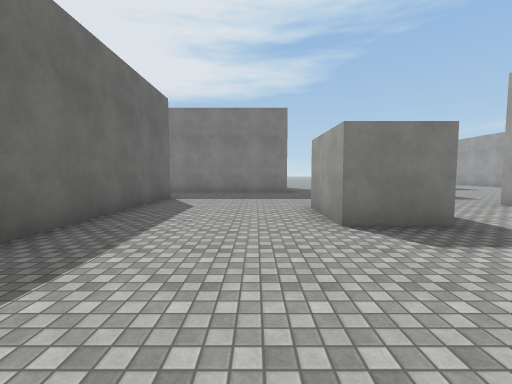
[1] (above)

23 first-person views from a walk through a scene from a Unity 3-D project. The camera is 1.5 m above the floor, tilts 4° down and sees 90° across. The floor is counted in squares, 2 m on a side. Each view is taken from the middle of a square. On the plan, view 1 faces up. The plan holds only what a view shows up to about 9 squares ahead; the rest is blank. The place goes on beyond the plan. Some animated figures are not drawn. Surface patterns are stand-ins for the level's own textures.

[2]
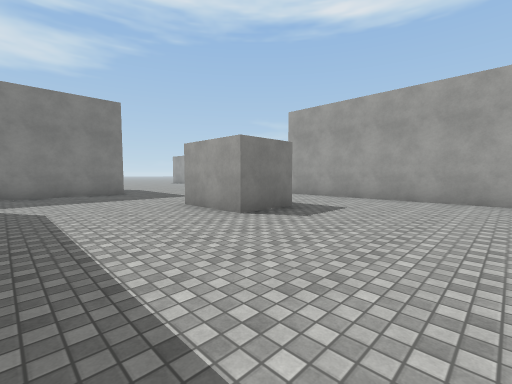

[3]
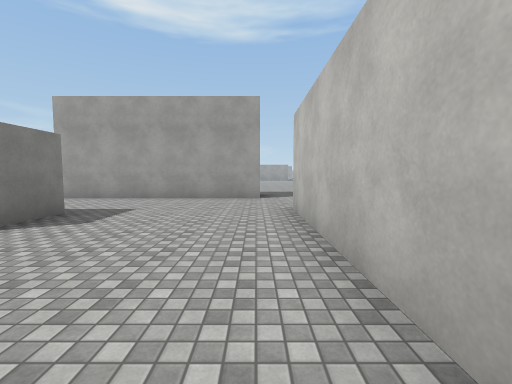

[4]
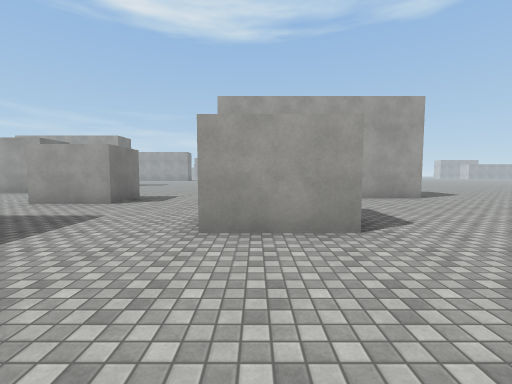

[5]
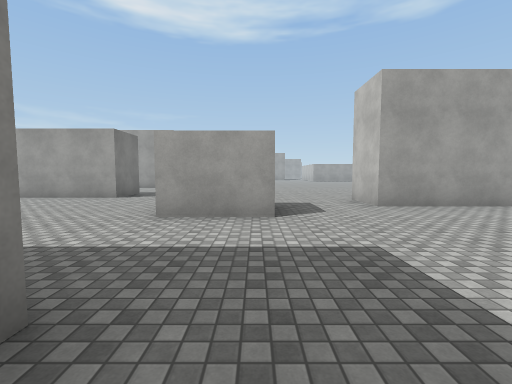

[6]
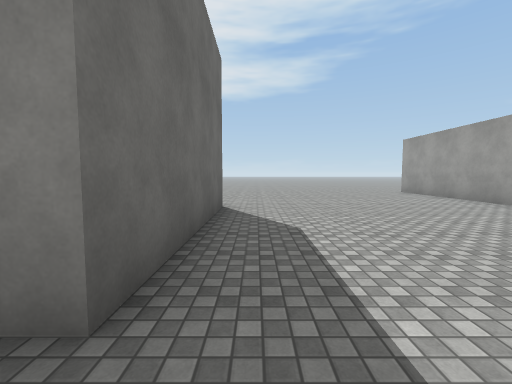

[7]
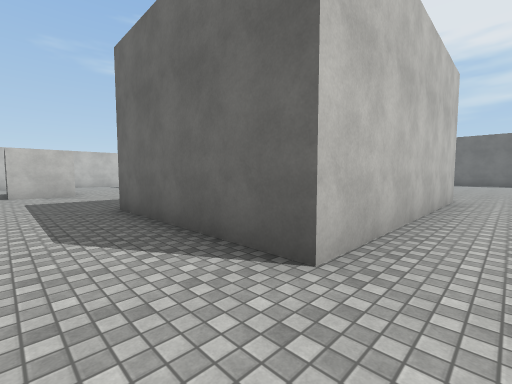

[8]
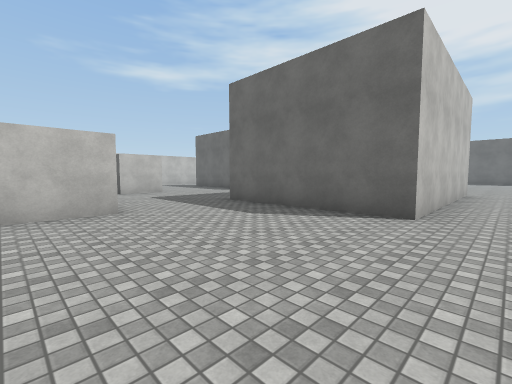

[9]
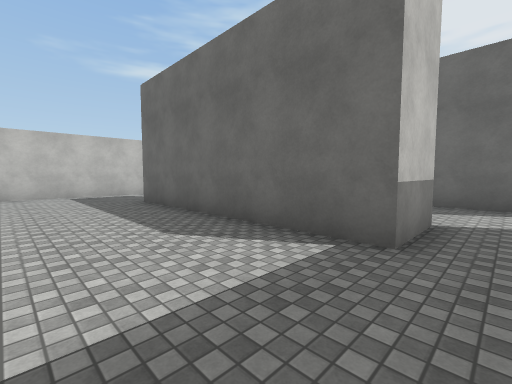

[10]
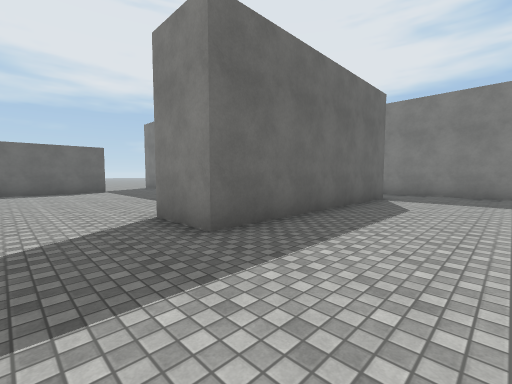

[11]
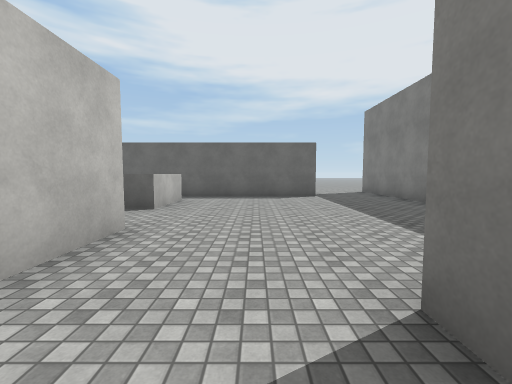

[12]
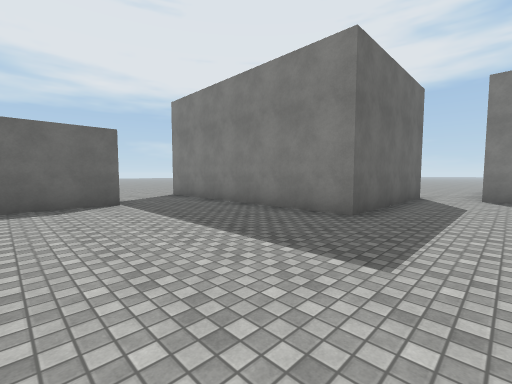

[13]
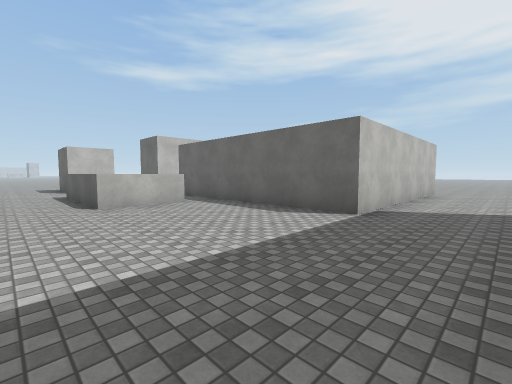

[14]
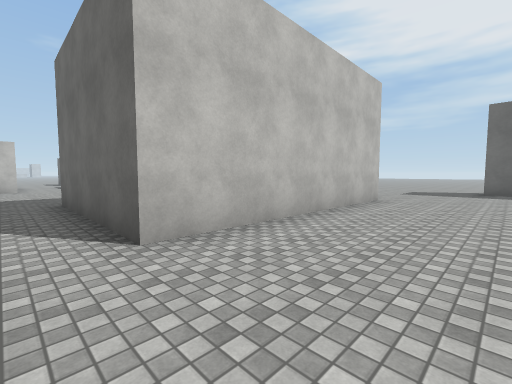

[15]
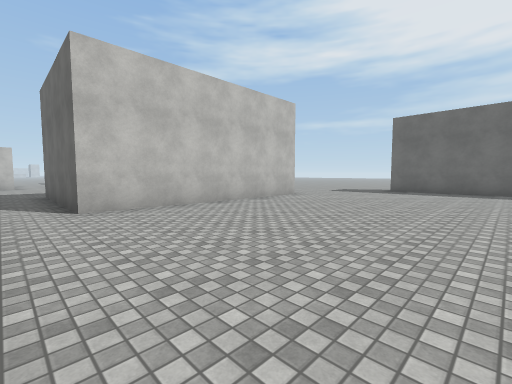

[16]
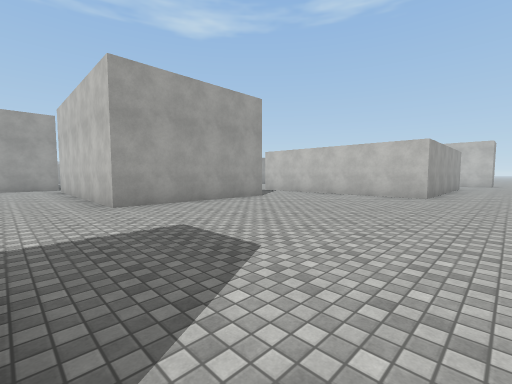

[17]
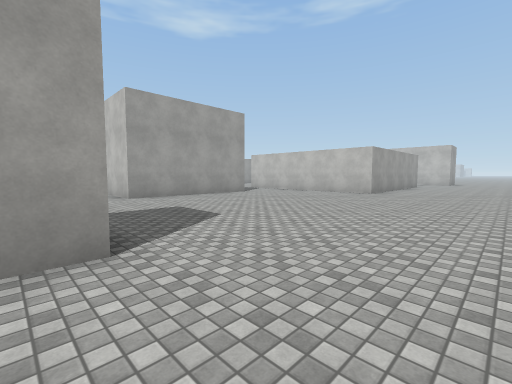

[18]
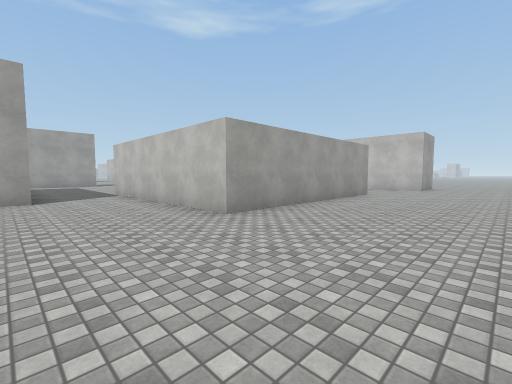

[19]
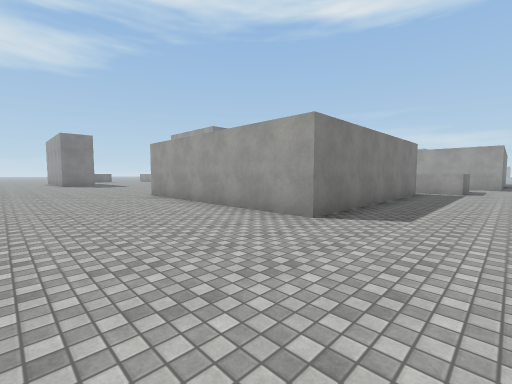

[20]
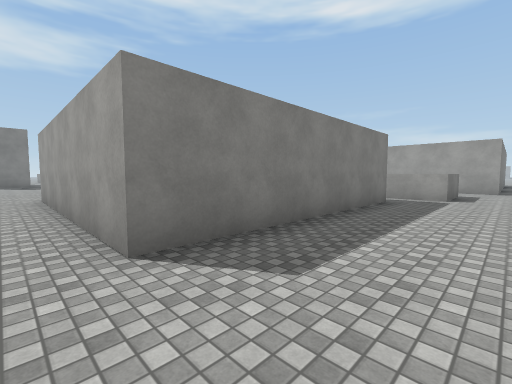

[21]
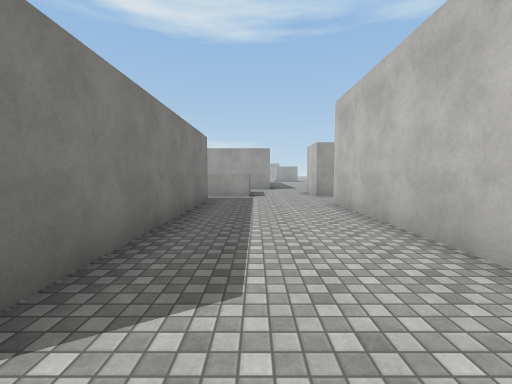

[22]
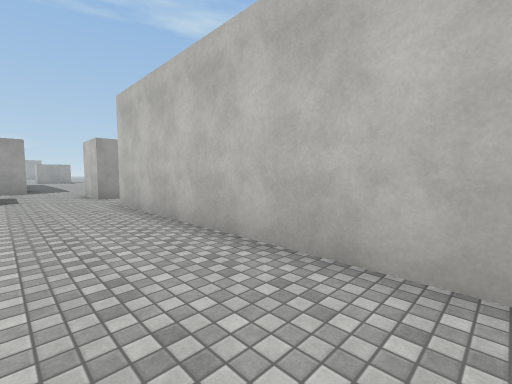

[23]
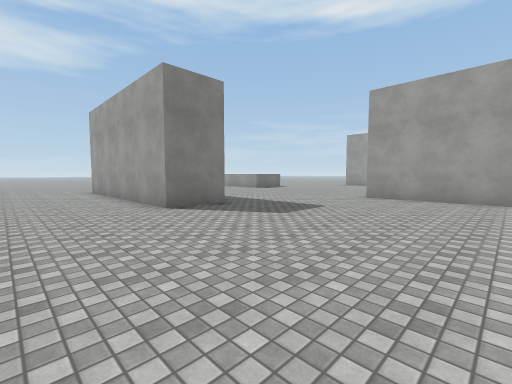

### Floor plan
Points are (right, up) in squares from view 1. A wall is a line through its corners. A room is listed if a view was taken in it or the views show most of it. See-through windows are left out.
Room 1 (views 1, 2, 3, 4, 5, 6, 7, 8, 9, 10)
walls: (6.1, 8.7) (4.4, 8.7) (4.4, 10.8) (6.1, 10.8); (2.9, 3.7) (1.2, 3.7) (1.2, 5.7) (2.9, 5.7); (-2.8, 8.2) (-2.8, 1.9); (8.1, 14.6) (8.1, 16.5); (5.9, -0.2) (5.9, 6.2); (-3, -0.8) (3.5, -0.8); (-5.6, 14.9) (1.2, 14.9) (1.2, 10.1) (-2.6, 10.1)
ways out: opening at (-6, 16) to room 2; opening at (-3.5, 0.5) to room 2; opening at (-3.5, 9) to room 2; opening at (4.5, -0.5) to room 3; opening at (6, 7.5) to room 3; opening at (7, 13) to room 3
Room 2 (views 11, 12, 13, 14, 15, 16, 17, 18, 20, 21, 22, 23)
walls: (-13.8, 5.4) (-13.8, 10.3) (-7, 10.3) (-7, 5.5) (-13.2, 5.5); (-11.6, 3) (-11.6, -3.6) (-18.2, -3.6) (-18.2, 3) (-11.6, 3); (-10.5, -1.2) (-8.4, -1.2) (-8.4, -4.8) (-10.5, -4.8) (-10.5, -3.1); (-17.8, 13.1) (-17.8, 12.3) (-19.5, 12.3) (-19.5, 16.5); (-6.5, -0.8) (-4.8, -0.8); (-4.4, 8.2) (-2.8, 8.2); (-4.9, 10.1) (-5.6, 10.1); (-2.8, 1.9) (-4.4, 1.9); (-17.8, 16.1) (-17.8, 15); (-10.5, -7) (-8.8, -7); (-19.1, -7) (-12.4, -7)
ways out: opening at (-6, 16) to room 1; opening at (-3.5, 0.5) to room 1; opening at (-3.5, 9) to room 1; opening at (-21, -6.3) to room 3; opening at (-9, -6.2) to room 3
Room 3 (view 19)
walls: (5.9, 6.2) (7.6, 6.2); (-10.5, -7.6) (-10.5, -7); (9, 13.4) (8.1, 13.4) (8.1, 14.6)
ways out: opening at (4.5, -0.5) to room 1; opening at (6, 7.5) to room 1; opening at (7, 13) to room 1; opening at (-21, -6.3) to room 2; opening at (-9, -6.2) to room 2

Where each view was taken, in squares from view 1:
view 1: 0 up, 0 right, facing up
view 2: 0 up, 2 left, facing up-right
view 3: 0 up, 2 left, facing right
view 4: 5 up, 2 left, facing right
view 5: 9 up, 0 right, facing right
view 6: 9 up, 2 right, facing up
view 7: 16 up, 3 right, facing down-left
view 8: 16 up, 6 right, facing down-left
view 9: 9 up, 0 right, facing down-left
view 10: 0 up, 0 right, facing up-left
view 11: 1 up, 3 left, facing left
view 12: 1 up, 5 left, facing up-left
view 13: 5 up, 7 left, facing down-left
view 14: 13 up, 6 left, facing down-left
view 15: 16 up, 6 left, facing down-left
view 16: 12 up, 20 left, facing down-right
view 17: 13 up, 22 left, facing down-right
view 18: 6 up, 22 left, facing down-right
view 19: 6 down, 22 left, facing up-right
view 20: 6 down, 19 left, facing up-right
view 21: 5 down, 19 left, facing right
view 22: 5 down, 19 left, facing down-right
view 23: 7 up, 22 left, facing up-right
